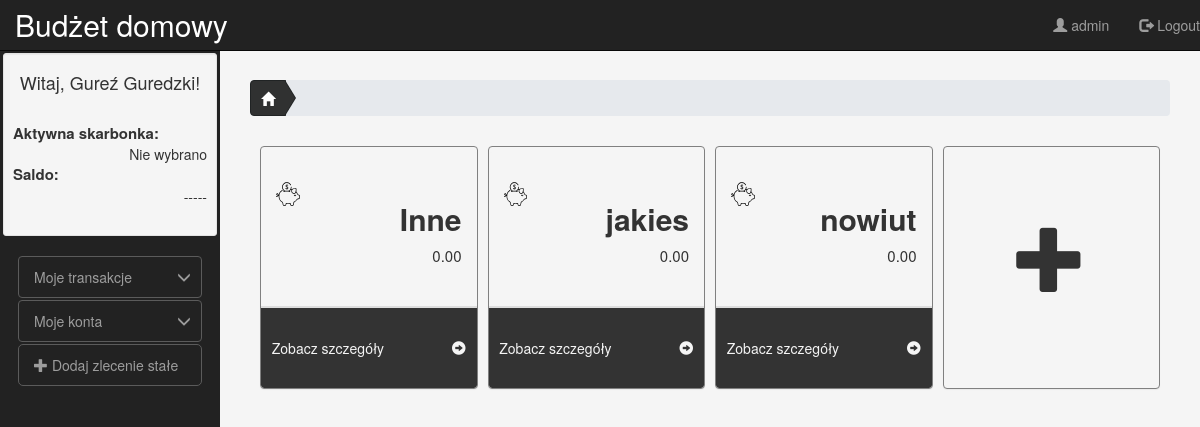
The app's page / (signed in) with its own data.
### mainapp/models.py (models this page shows, shortened)
class Account(models.Model):
    user = models.ForeignKey(User, on_delete=models.CASCADE,verbose_name="użytkownik")
    name = models.CharField("nazwa", max_length=15)
    balance = models.DecimalField("saldo", max_digits=100, decimal_places=2,default=Decimal('0.00'))
    class Meta:
        verbose_name = "konto"
        verbose_name_plural = "konta"

### mainapp/views.py (the view)
# urls.py: url(r'^$', views.index, name='index'),
def index(request):
    if request.user.is_authenticated:
        accounts = Account.objects.filter(user = request.user).values()
        request.session['accounts'] = list(accounts)
        for i in request.session['accounts']:
            i['balance'] = str(i['balance'])
        return render(request,'index.html')
    else:
        return render(request,'registration/login.html')

### mainapp/templates/index.html
{% extends "base.html" %} {% block title %}Home | Budżet domowy{% endblock %} {% block content %}
{% load static %}
<link href="{% static 'index.css' %}" rel="stylesheet" type="text/css" />
<div id="breadcrumb-panel">
    <ol class="breadcrumb breadcrumb-arrow">
        <li>
            <a href="/">
                <i class="glyphicon glyphicon-home"></i>
            </a>
        </li>
    </ol>
</div>
<div class="panel-row">
    {% for account in request.session.accounts %}
    <div id="panel-col" class="panel panel-default">
        <div class="panel-heading">
            <div class="row">
                <div class="col-xs-3">
                    <img src="{% static "piggy-bank.svg" %}" alt="Piggy bank"/>
                </div>
                <div class="col-xs-9 text-right">
                    <h2>
                        {{ account.name }}
                    </h2>
                    <p>
                        {{ account.balance }}
                    </p>
                </div>
            </div>
        </div>
        <a href="/konto/{{ account.id }}">
            <div class="panel-footer">
                <div class="row">
                    <span class="pull-left">Zobacz szczegóły</span>
                    <span class="pull-right">
                    <i class="glyphicon glyphicon-circle-arrow-right"></i>
                    </span>
                </div>
            </div>
        </a>
    </div>
    {% endfor %}
    <div id="panel-col" class="panel panel-default">
        <div class="panel-body">
            <div class="row add-acc">
                <a href="{% url 'dodanie_konta' %}">
                    <h1 class="glyphicon glyphicon-plus"></h1>
                </a>
            </div>
        </div>
    </div>
</div>
{% endblock %}

### mainapp/templates/base.html (shortened to what this page needs)
{% load static %}
<!DOCTYPE html>
<html lang="pl">
<head>
	<link href="https://maxcdn.bootstrapcdn.com/bootstrap/3.3.7/css/bootstrap.min.css" rel="stylesheet">
	<link rel="stylesheet" href="{% static 'base.css' %}" type="text/css">
	<link rel="stylesheet" href="{% static 'breadcrumb.css' %}" type="text/css">
</head>
</head>
<body>
	<nav class="navbar navbar-inverse navbar-fixed-top">
		<div class="navbar-header">
			<a class="navbar-brand" href="/">Budżet domowy</a>
		</div>
		<div class="collapse navbar-collapse">
			<ul class="nav navbar-nav navbar-right">
				{% if user.is_authenticated %}
				<li>
					<a>
						<span class="glyphicon glyphicon-user"></span> {{ user.get_username }}</a>
				</li>
				<li>
					<a href="{% url 'logout'%}?next={{request.path}}">
						<span class="glyphicon glyphicon-log-out"></span> Logout</a>
				</li>
				{% else %}
				<li>
					<a href="{% url 'login'%}?next={{request.path}}">
						<span class="glyphicon glyphicon-log-in"></span> Login</a>
				</li>
				{% endif %}
			</ul>
		</div>
	</nav>
	<div class="row-offcanvas row-offcanvas-left">
		<div id="sidebar" class="sidebar-offcanvas navbar-inverse">
			<div class="col-md-12 well well-sm">
				{% if user.get_full_name  %}
				<h4>
					Witaj, {{ user.get_full_name }}!
				</h4>
				{% else %}
				<h4>
					Witaj!
				</h4>
				{% endif %}<br>
				<dl>
					<dt>
						Aktywna skarbonka:
					</dt>
					<dd>
						{% if request.session.current_account %}
						{{ request.session.current_account.name }}
						{% else %}
						Nie wybrano
						{% endif %}
					</dd>
					<dt>
						Saldo:
					</dt>
					<dd>
						{% if request.session.current_account %} {{request.session.current_account.balance}} {% else %} -----{% endif %}
					</dd>
				</dl>
			</div>
			<div class="col-md-12">
				<ul class="nav nav-pills nav-stacked">
					<li class="dropdown">
						<a class="nav-item" href="#transactionsSubmenu" data-toggle="collapse" aria-expanded="false">Moje transakcje
						</a>
					</li>
					<li class="dropdown">
						<a class="nav-item" href="#accountsSubmenu" data-toggle="collapse" aria-expanded="false">Moje konta
						</a>
					</li>
					<li class="nav-item">
						<a href="{% url 'dodanie_zlecenia_stalego' %}">
							<span class="glyphicon glyphicon-plus"></span> Dodaj zlecenie stałe</a>
					</li>
				</ul>
			</div>
		</div>
		<div id="main">
			<div class="container-fluid">
				{% block content %}"Baza"{% endblock %}
			</div>
		</div>
	</div>
</body>
</html>

### mainapp/static/base.css (style rules this page uses)
body,html,.row-offcanvas { height:100%; }
body { padding-top: 50px; font-family: "Helvetica Neue",Helvetica,Arial,sans-serif; font-size: 14px; line-height: 1.42857143; }
.well h4 { text-align: center; }
dt { font-size: 15px; font-weight: bold; }
dd { text-align: right; }
.nav-item { border: 1px solid #5b5b5b; border-radius: 5px; }
.navbar-brand { font-size: 30px; }
#sidebar { width: inherit; min-width: 220px; max-width: 220px; float: left; height:100%; position:relative; overflow-y:auto; overflow-x:hidden; border: 3px solid #222; }
.nav-pills li a { color:#9d9d9d; }
a[data-toggle="collapse"] { position: relative; }
a[aria-expanded="false"]::before, a[aria-expanded="true"]::before { content: '\e259'; display: block; position: absolute; right: 10px; font-family: 'Glyphicons Halflings'; }
#main { height:100%; overflow:auto; background-color: #f5f5f5; }
.container-fluid { width: 100%; padding-right: 30px; padding-left: 30px; padding-top: 30px; margin-right: auto; margin-left: auto; }

### mainapp/static/breadcrumb.css (style rules this page uses)
.breadcrumb-arrow { height: 36px; padding: 0; line-height: 36px; list-style: none; background-color: #e6e9ed }
.breadcrumb-arrow li:first-child a { border-radius: 4px 0 0 4px; -webkit-border-radius: 4px 0 0 4px; -moz-border-radius: 4px 0 0 4px }
.breadcrumb-arrow li, .breadcrumb-arrow li a, .breadcrumb-arrow li span { display: inline-block; vertical-align: top }
.breadcrumb-arrow li a, .breadcrumb-arrow li:not(:first-child) span { height: 36px; padding: 0 10px 0 25px; line-height: 36px }
.breadcrumb-arrow li:first-child a { padding: 0 10px }
.breadcrumb-arrow li a { position: relative; color: #fff; text-decoration: none; background-color: #303131; border: 1px solid #202324; }
.breadcrumb-arrow li:first-child a { padding-left: 10px }
.breadcrumb-arrow li a:after, .breadcrumb-arrow li a:before { position: absolute; top: -1px; width: 0; height: 0; content: ''; border-top: 18px solid transparent; border-bottom: 18px solid transparent }
.breadcrumb-arrow li a:before { right: -10px; z-index: 3; border-left-color: #303131; border-left-style: solid; border-left-width: 11px }
.breadcrumb-arrow li a:after { right: -11px; z-index: 2; border-left: 11px solid #202324; }

### mainapp/static/index.css (style rules this page uses)
.panel-row { margin:0; padding:0; display:table; table-layout: fixed; width:100%; max-width:100%; border-spacing: 10px; }
.panel-row a { color: #333; }
#panel-col { border:1px solid grey; padding: 0 20; margin:0; overflow:hidden; text-overflow: ellipsis; white-space: nowrap; display:table-cell; background: #f5f5f5; }
.panel-heading h2 { font-weight: 900; }
.panel-heading p { font-size:15px; }
.add-acc { align-items: center; text-align: center; }
.add-acc h1 { font-size:70px; }
.pull-left { margin-left: 5%; }
.pull-right { margin-right: 5%; }
.panel-footer, .panel-footer a { background-color: #333; color: #f5f5f5; }

### records on screen
Account: name "Inne", balance "0.00"
Account: name "jakies", balance "0.00"
Account: name "nowiut", balance "0.00"

### other values on screen
{{ user.get_username }} "admin"
{{ user.get_full_name }} "Gureź Guredzki"
